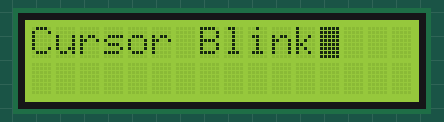
Recording of a sketch running on a simulated Arduino Uno, built with avr-gcc and run on an emulated ATmega328P. On the bench: 16×2 character LCD.

Above: at 0.1 s.
At 3.1 s:
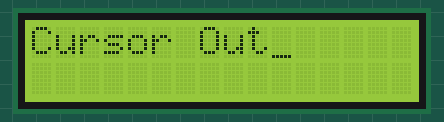
At 6.1 s:
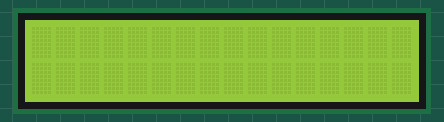

The sketch:

sketch_6-3.ino
```cpp
#include <LiquidCrystal_I2C.h>

LiquidCrystal_I2C lcd(0x27, 16, 2);

void setup()
{
  lcd.init();        // Initialize I2C LCD
  lcd.backlight();   // Turn on I2C LCD backlight
}

void loop()
{
  lcd.print("Cursor Blink"); // Print "Cursor Blink"
  lcd.cursor();              // Show cursor
  lcd.blink();               // Enable cursor blinking
  delay(3000);               // Delay 3 seconds

  lcd.clear();               // Clear LCD screen
  lcd.print("Cursor Out");   // Print "Cursor Out"
  lcd.noBlink();             // Stop cursor blinking
  delay(3000);               // Delay 3 seconds

  lcd.clear();               // Clear LCD screen
  lcd.noCursor();            // Hide cursor
  delay(3000);               // Delay 3 seconds

  lcd.clear();               // Clear LCD screen
}
```

Measured:
- by itself, everything shown: repeats every 9.0 s, in 3 steps
- what the display in image 1 shows lasts 3.0 s, from 3.1 s to 6.1 s
